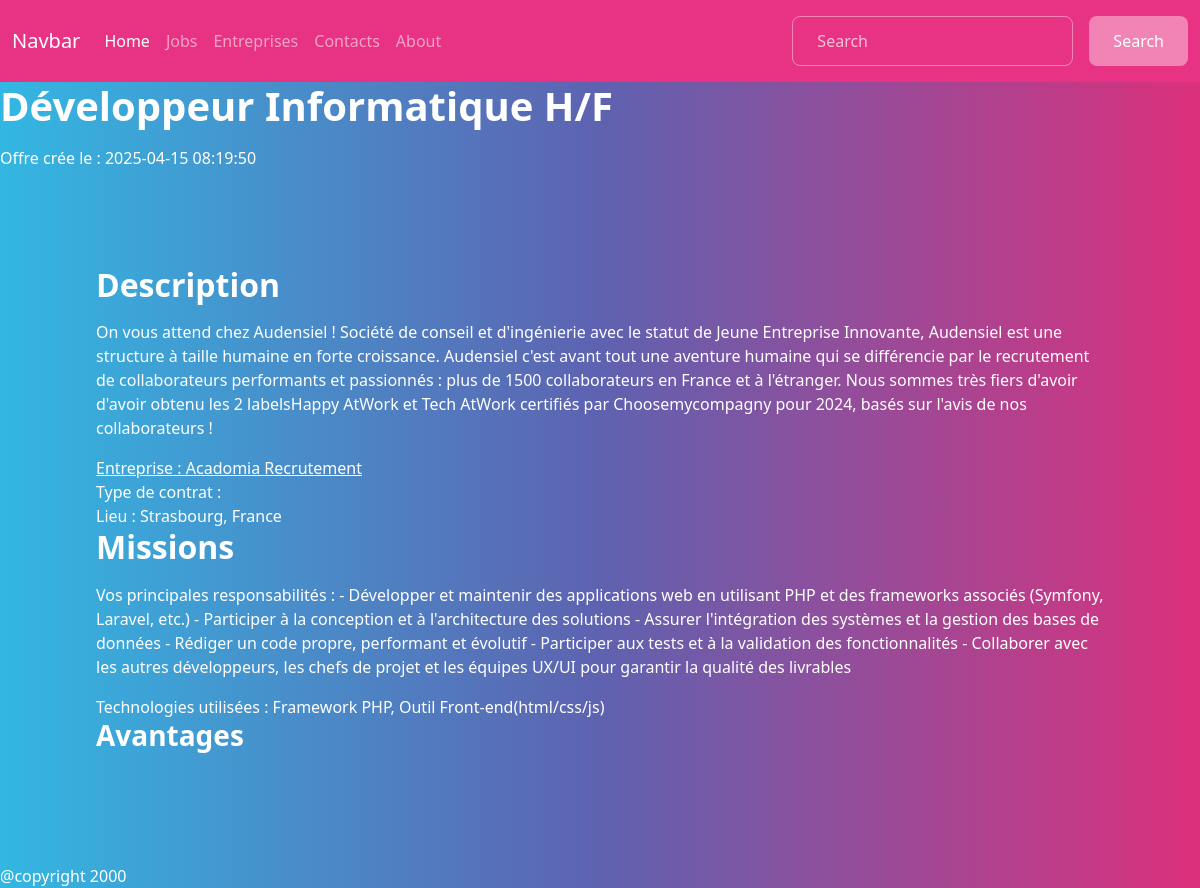
Screenshot of /offre.php?id=17 with the database file from the repository.
### tables this page shows
CREATE TABLE IF NOT EXISTS `job_offers` (
  `id` int NOT NULL AUTO_INCREMENT,
  `title` varchar(255) NOT NULL,
  `description` text NOT NULL,
  `mission` text NOT NULL,
  `location` varchar(100) NOT NULL,
  `category` varchar(100) NOT NULL,
  `employment_type` enum('CDI','CDD','Freelance','Internship') NOT NULL,
  `technologies_used` text NOT NULL,
  `benefits` text NOT NULL,
  `participants_count` int DEFAULT '0',
  `created_at` timestamp NULL DEFAULT CURRENT_TIMESTAMP,
  `image_url` varchar(255) NOT NULL,
  `id_company` int NOT NULL DEFAULT '1',
  PRIMARY KEY (`id`),
  KEY `id_company` (`id_company`)
);

CREATE TABLE IF NOT EXISTS `entreprises` (
  `id` int NOT NULL AUTO_INCREMENT,
  `name_company` varchar(255) NOT NULL,
  `logo` varchar(512) NOT NULL,
  `nb_salarie` int NOT NULL,
  `domainActivity` varchar(255) NOT NULL,
  `address` varchar(255) NOT NULL,
  `positionLongLat` varchar(512) NOT NULL,
  `presentation` text NOT NULL,
  PRIMARY KEY (`id`)
);

### offre.php (called while the page is built)
<?php
require_once 'includes/functions.php';
?>
<?php
    $id = $_GET['id'];
    $job= getJobById($id);
    if($job['id_company']!= 0){
        $company = getCompanyById($job['id_company']);
    }
    require_once('views/pages/offre.html.php');
?>

### includes/functions.php (called while the page is built, shortened)
<?php
function getJobById($id){
    $pdo =  connexionDB();
    $sql ="SELECT * from job_offers WHERE id=$id";
    $statement =  $pdo->query($sql);
    return $statement->fetch();
}
function getCompanyById($id){
    $pdo =  connexionDB();
    $sql ="SELECT * from entreprises WHERE id=$id";
    $statement =  $pdo->query($sql);
    return $statement->fetch();
}
?>

### views/pages/offre.html.php (the view, shortened to what this page needs)
<?php
    require_once __DIR__ .'/../partials/header.html.php';
?>
<h1><?= $job['title']?></h1>
<span>Offre crée le : <?= $job['created_at']?></span>
<div class="py-5 mx-5">
    <h2>Description</h2>
    <p><?= $job['description'] ?></p>
    <?php
    if($job['id_company']!= 0){
        echo'
        <a href="entreprise.php?id='.$job["id_company"].'"><span>Entreprise : '.$company["name_company"].'</span></a></br>
        ';
    }
    ?>
    <span>Type de contrat : <?= $job["employment_type"]?></span></br>
    <span>Lieu : <?= $job["location"]?></span></br>
    <h2>Missions</h2>
    <p><?= $job['mission'] ?></p>
    <span>Technologies utilisées : <?= $job["technologies_used"]?></span>
    <h3>Avantages</h3>
</div>
<?php require_once __DIR__ . '/../partials/footer.html.php';?>

### rows the page displays
job_offers: title "Développeur Informatique H/F", created_at "2025-04-15 08:19:50", description "On vous attend chez Audensiel ! Société de conseil et d'ingénierie avec le statut de Jeune Entreprise Innovante, Audensiel est une structure à taille humaine en forte croissance. Audensiel c'est avant tout une aventure humaine qui se différencie par le recrutement de collaborateurs performants et passionnés : plus de 1500 collaborateurs en France et à l'étranger. Nous sommes très fiers d'avoir d'avoir obtenu les 2 labelsHappy AtWork et Tech AtWork certifiés par Choosemycompagny pour 2024, basés sur l'avis de nos collaborateurs !", location "Strasbourg, France", mission "Vos principales responsabilités : - Développer et maintenir des applications web en utilisant PHP et des frameworks associés (Symfony, Laravel, etc.) - Participer à la conception et à l'architecture des solutions - Assurer l'intégration des systèmes et la gestion des bases de données - Rédiger un code propre, performant et évolutif - Participer aux tests et à la validation des fonctionnalités - Collaborer avec les autres développeurs, les chefs de projet et les équipes UX/UI pour garantir la qualité des livrables", technologies_used "Framework PHP, Outil Front-end(html/css/js)"
entreprises: name_company "Acadomia Recrutement"
